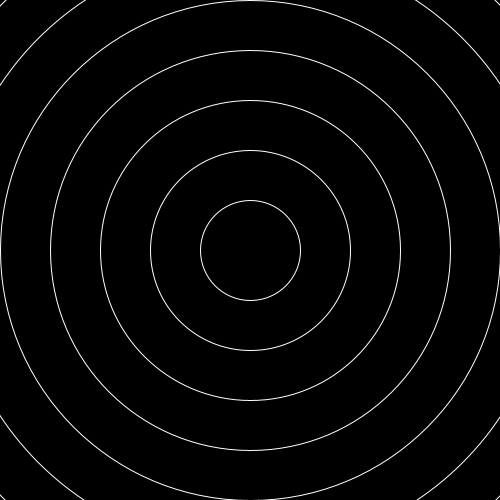
Frame 1 (no input)
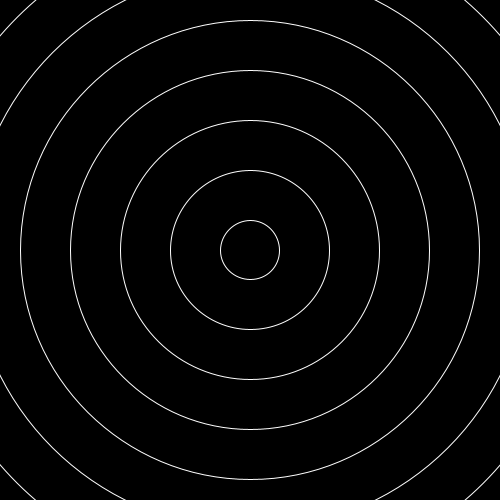
Frame 60 (the mouse pressed at the canvas centre just before this capture)
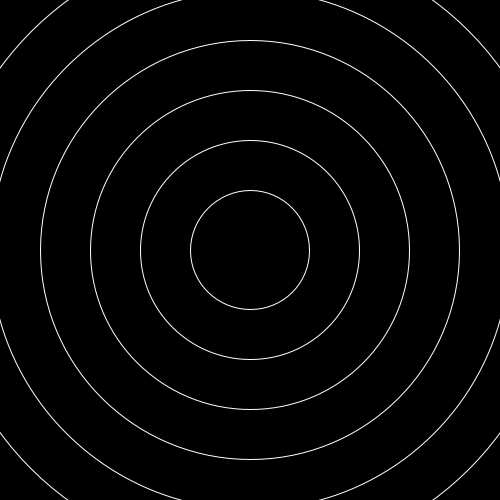
Frame 120 (the mouse held since frame 60 and released just before this capture)

The Processing sketch that drew these frames (run headless with seeded random() and noise(); from frame 60 on, the mouse is pressed at the canvas centre):

// Processing sketch: Esercizio2
// ── Esercizio2.pde
int [] cerchio= new int[10];

void setup(){
  size(500,500);
  stroke(255);
  for(int i=0; i<cerchio.length; i++){
    cerchio[i]=i*100;
  }
  noFill();
}


void draw(){
  background(0);
  int x=width/2;
  int y=height/2;
  for(int i=cerchio.length-1; i>=0; i--){
    ellipse(x,y,cerchio[i],cerchio[i]);
    cerchio[i]++;
  }
}
